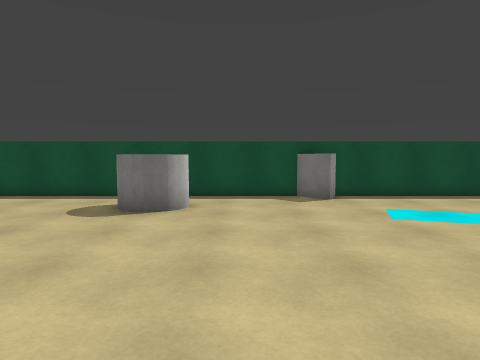
view 1 (above)

17 first-person views from a walk through a 3-D level made in the Unity game engine. The camera is 1.4 m above the floor, tilts 4° down and sees 75° across. The floor is counted in squares, 1 m on a side. Each view is taken from the middle of a square. On the plan, view 1 faces up. The plan holds only what a view shows up to about 14 squares ahead; the rest is blank. Surface patterns are stand-ins for the level's own textures.

view 2
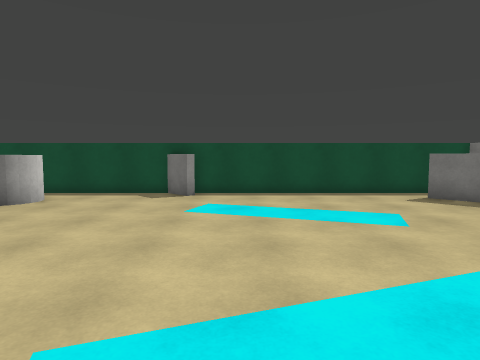

view 3
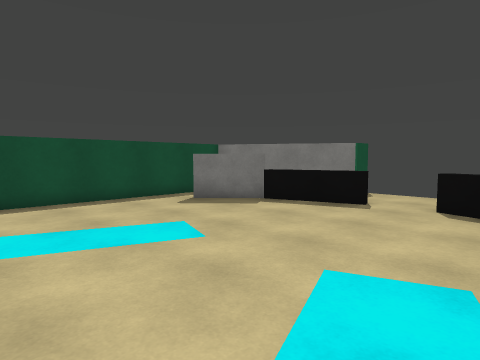

view 4
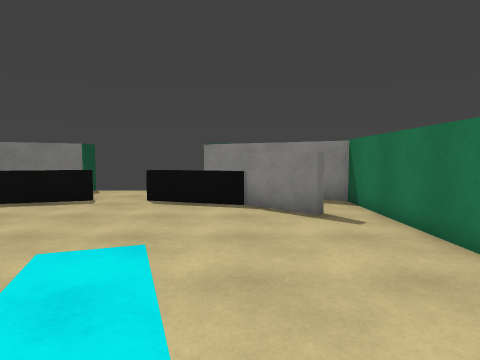

view 5
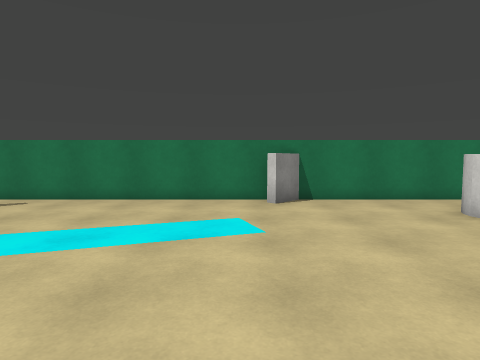

view 6
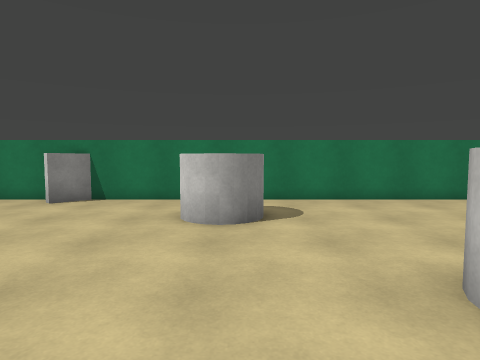

view 7
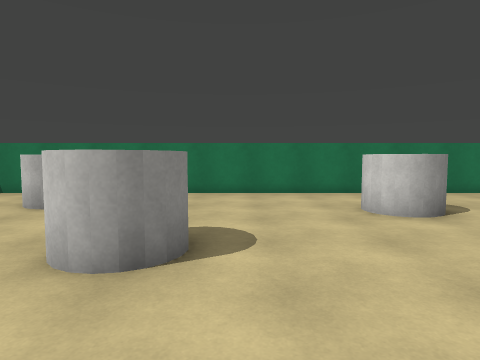

view 8
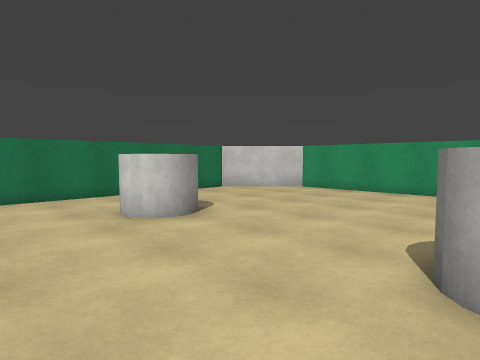

view 9
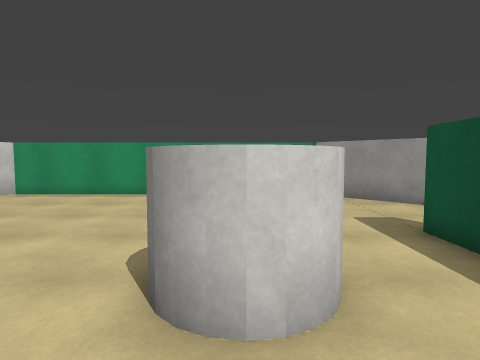

view 10
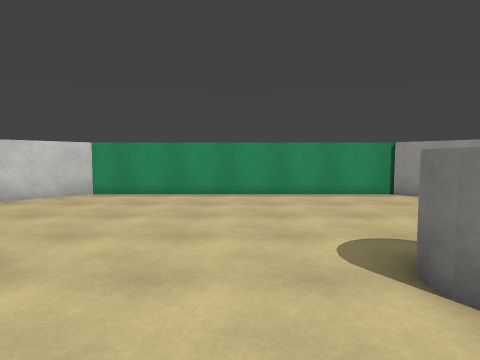

view 11
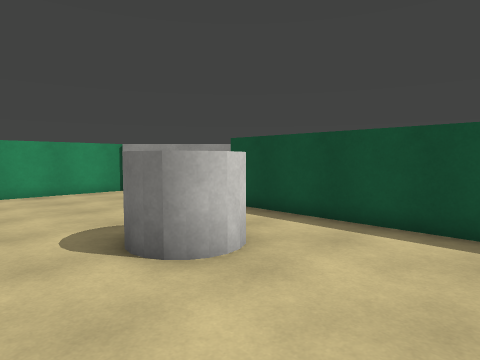

view 12
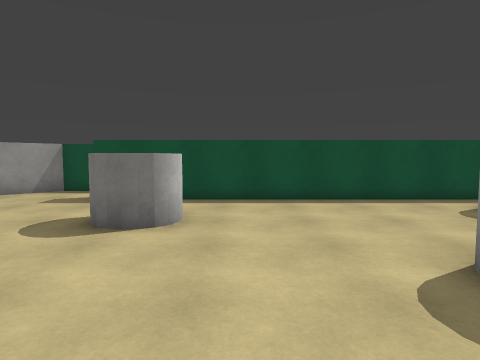

view 13
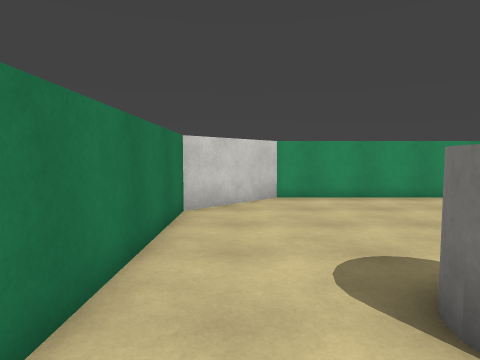

view 14
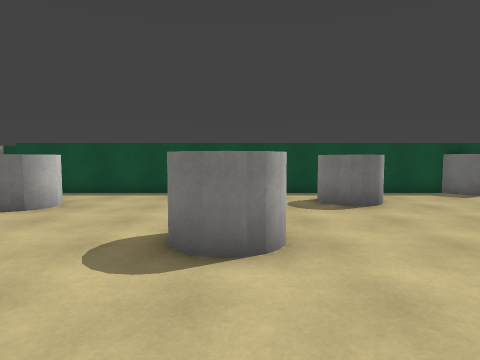

view 15
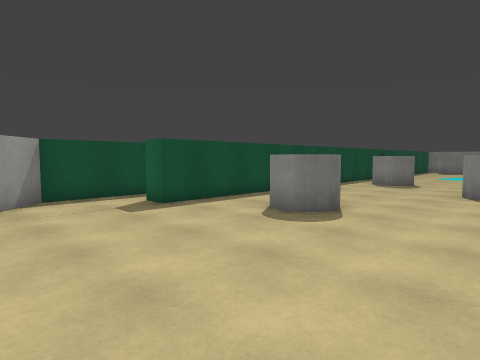

view 16
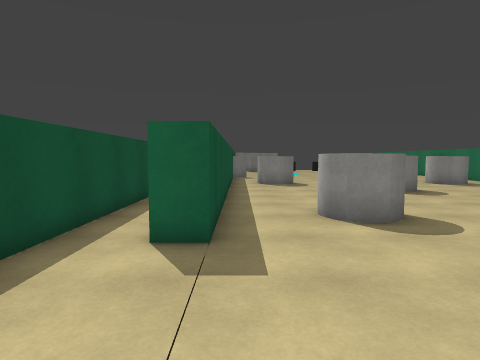

view 17
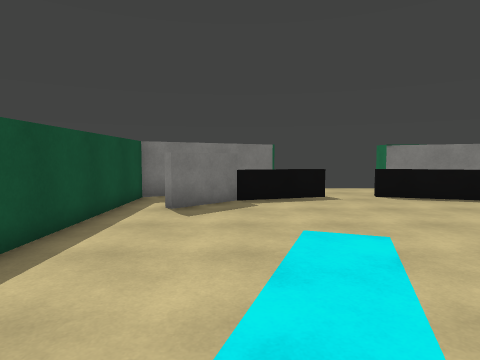

### Floor plan
Points are (right, up) in squares from view 1. A wall is a line through its corners. A room is listed if a view was taken in it or the views show most of it. See-through windows are left out.
Room 1 (views 1, 2, 3, 4, 5, 6, 7, 8, 9, 10, 11, 12, 13, 14, 15, 16, 17)
walls: (3.3, 10.8) (3.1, 10.5) (2.1, 11.5); (2, -3.5) (2.9, -2.6) (3.2, -2.9); (-8.8, 14.3) (-17.5, 14.3) (-20.9, 10.9); (11.6, -1.9) (13.4, 0); (13.3, 8.1) (11.6, 9.9); (-21.1, 11) (-21.1, -0.7) (-18.2, -3.5) (14.1, -3.5); (15.7, 8.8) (14.1, 11.5) (-14.9, 11.5) (-14.9, 12.5)
low walls: (13.3, -0.1) (14.3, 3.1); (14.8, 5.1) (14.3, 4.9) (13.3, 8.1)
ways out: opening at (13, -3); opening at (14.5, 4); gap at (-15, 12)
objects: white cylinder (-13, 0) to (-11, 2); white cylinder (-13, 7) to (-11, 9); white cylinder (-7, 3) to (-5, 5); white cylinder (-3, -1) to (-2, 0); white cylinder (-3, 8) to (-2, 10)

Where each view was taken, in squares from view 1:
view 1: 0 up, 0 right, facing up
view 2: 1 down, 5 right, facing up
view 3: 1 up, 5 right, facing up-right
view 4: 0 up, 4 right, facing right
view 5: 7 up, 4 right, facing down
view 6: 7 up, 3 left, facing down
view 7: 9 up, 8 left, facing down
view 8: 8 up, 8 left, facing down-left
view 9: 8 up, 9 left, facing left
view 10: 5 up, 9 left, facing left
view 11: 5 up, 8 left, facing up-left
view 12: 1 up, 10 left, facing up
view 13: 2 down, 10 left, facing left
view 14: 1 down, 6 left, facing up
view 15: 3 up, 20 left, facing up-right
view 16: 11 up, 20 left, facing right
view 17: 8 up, 3 right, facing right
